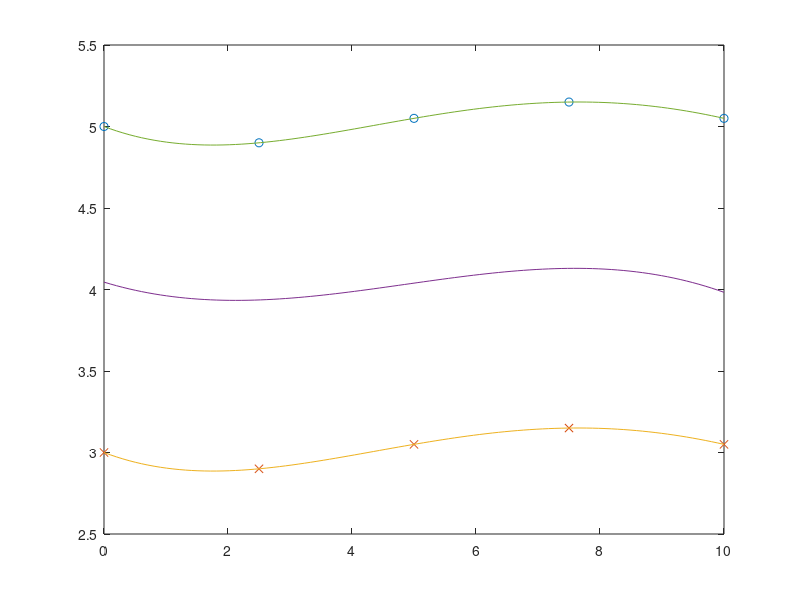

Source code (MATLAB): (Note: this script raises an error after producing the figure.)
left_x = linspace(0,10,5);
left_y = [4.9 5.05 5.15 5.05 5]; %przebieg testowy punktow
right_y = left_y-2;

x_axis = linspace(0,10);
sim_left_y= left_y;
sim_right_y = right_y;
figure
while (1)
    overflow = sim_left_y(5);
    for i=5:-1:2
        sim_left_y(i)=sim_left_y(i-1);
    end
    sim_left_y(1)=overflow;
    
    sim_right_y= sim_left_y-2;
    poly_left = polyfit(left_x,sim_left_y,4);
    poly_right = polyfit(left_x,sim_right_y,4);
    %wyznaczenie punkt�w przeciecia
    for i=1:4
        cross_point_x= [left_x(i),left_x(i+1)];
        cross_point_y1 = [sim_left_y(i),sim_right_y(i+1)];
        cross_point_y2 = [sim_right_y(i),sim_left_y(i+1)];
        linear1 = polyfit(cross_point_x,cross_point_y1,1);
        linear2 = polyfit(cross_point_x,cross_point_y2,1);
        
        intersec_x(i) = (linear2(2)-linear1(2))/(linear1(1)-linear2(1));
        intersec_y(i) = polyval(linear1,intersec_x(i));
    end
    
    trajectory = polyfit(intersec_x,intersec_y,3);
    trajectory = polyval(trajectory,x_axis);
    
    poly_left = polyval(poly_left,x_axis);
    poly_right = polyval(poly_right,x_axis);
    
    %wy�wietlanie wykres�w i trajektorii
    plot(left_x,sim_left_y,'o')
    hold on
    plot(left_x,sim_right_y,'x')
    hold on
    plot(x_axis,poly_right)
    hold on
    plot(x_axis,trajectory)
    hold on
    plot(x_axis,poly_left)
    hold on
    plot(intersec_x,intersec_y,'P');
    hold off
    
    w = waitforbuttonpress;
    if w == 1
        close all;
        break;
    end
end
%zamkni�cie okna

disp('koniec programu')